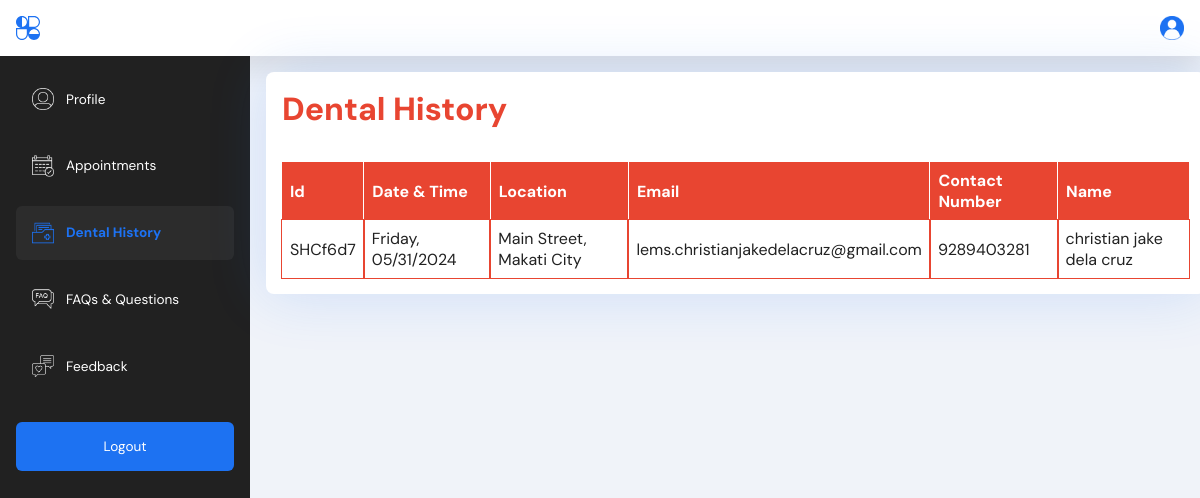
/user_pages/dental_history.php (signed in), run on an earlier commit of the app's database.
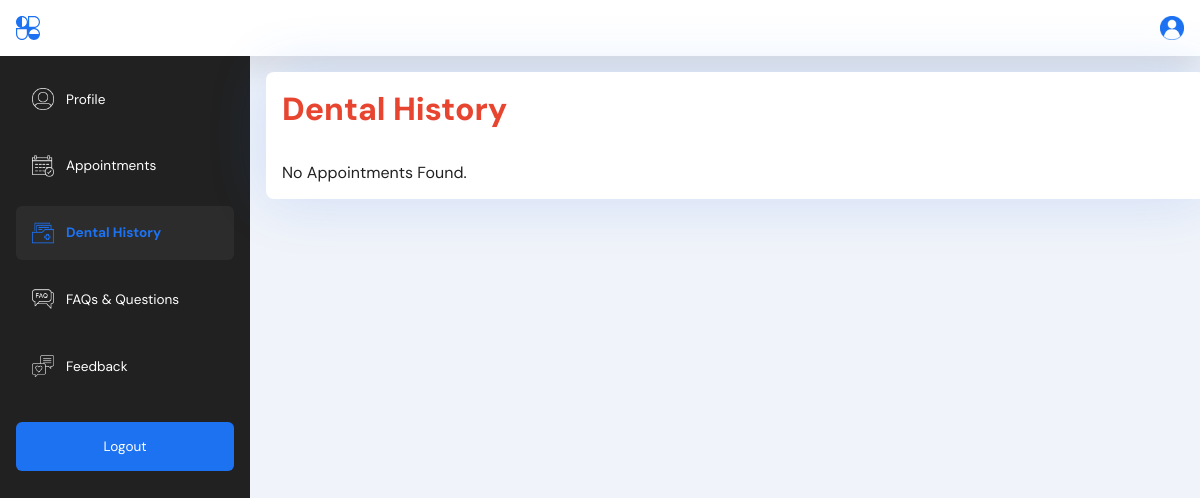
And on a later commit of the database.
### tables this page shows
CREATE TABLE `appointments` (
  `user_id` varchar(20) NOT NULL,
  `appointment_id` varchar(20) NOT NULL,
  `name` varchar(255) NOT NULL,
  `email` varchar(255) NOT NULL,
  `contact` varchar(30) NOT NULL,
  `message` varchar(255) NOT NULL,
  `date` varchar(30) NOT NULL,
  `time` varchar(30) NOT NULL,
  `location` varchar(30) NOT NULL,
  `status` varchar(100) NOT NULL,
  `created_at` datetime NOT NULL
);

### user_pages/dental_history.php (the view, shortened to what this page needs)
<?php
require_once '../includes/dbh.inc.php';
$user_id = $_SESSION['user_id'];
  $query = "SELECT * FROM appointments WHERE user_id = ? AND status =  'accepted' ";
  $stmt = $conn->prepare($query);
  $stmt->bind_param("s", $user_id);
  $stmt->execute();
  $result = $stmt->get_result();
?>
<!DOCTYPE html>
<html lang="en">
<head>
  <link rel="stylesheet" href="../src/dist/styles.css" />
</head>
<body>
  <main>
    <?php include('includes/nav.php'); ?>
    <?php include('includes/sidenav.php'); ?>
    <section class="dental_history__page account__container">
      <div class="account">
        <div class="header">
          <h1>Dental History</h1>
        </div>
        <?php if ($row = $result->fetch_assoc()) { ?>
        <div class="appointment__container">
          <table>
            <thead>
              <tr>
                <th>Id</th>
                <th>Date & Time</th>
                <th>Location</th>
                <th>Email</th>
                <th>Contact Number</th>
                <th>Name</th>
              </tr>
            </thead>
            <tbody>
              <tr>
                <td><?php echo $row["appointment_id"]; ?></td>
                <td><?php echo $row['date'] ?></td>
                <td><?php echo $row["location"]; ?></td>
                <td><?php echo $row["email"]; ?></td>
                <td><?php echo $row["contact"]; ?></td>
                <td><?php echo $row["name"]; ?></td>
              </tr>
            </tbody>
          </table>
        </div>
        <?php } else {
                echo "<p> No Appointments Found. </p>";
              }
              $conn->close()?>
      </div>
    </section>
  </main>
</body>
</html>

What changed in the data, as far as the page shows it:
removed appointments: appointment "SHCf6d7", date "Friday, 05/31/2024", location "Main Street, Makati City", email "lems.christianjakedelacruz@gmail.com", contact "9289403281", name "christian jake dela cruz"
Also different on the page:
text no longer shown: "Id Date & Time Location Email Contact Number Name"
text now shown: "No Appointments Found."
